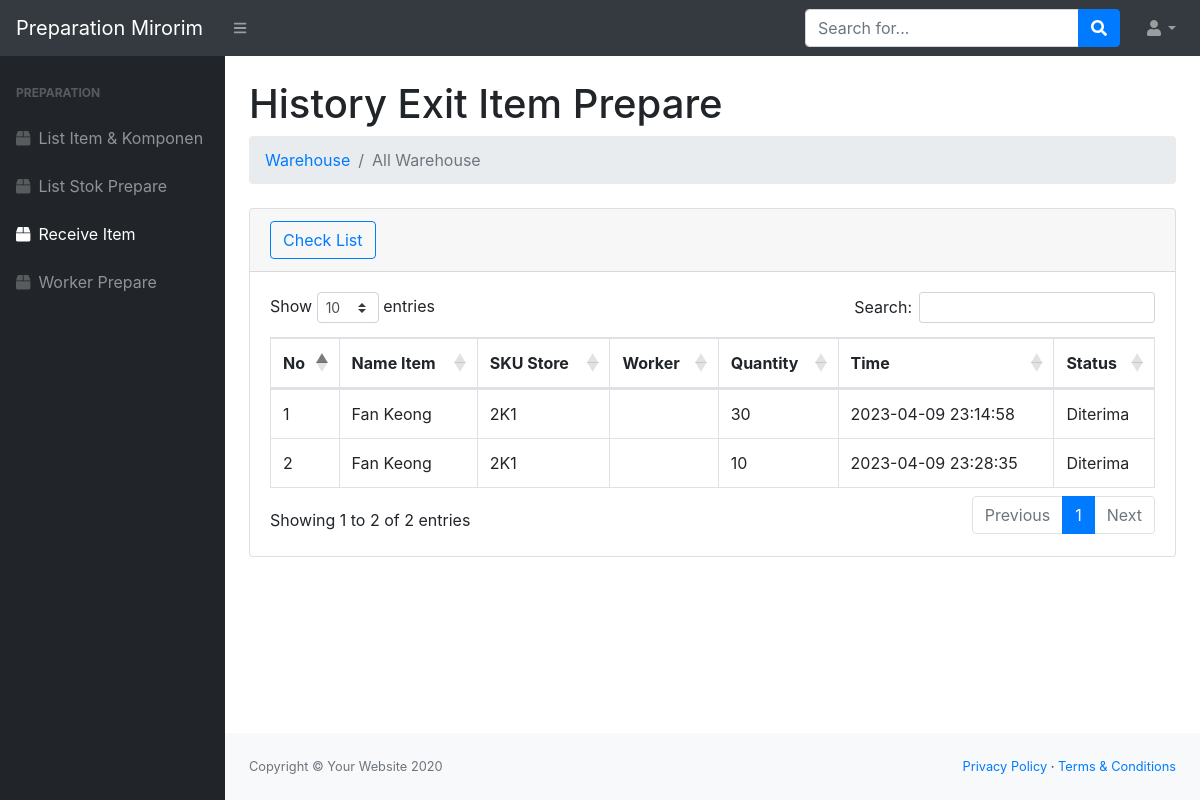
Page /preparation/index.php?url=reqpre on the committed database.
### tables this page shows
CREATE TABLE `toko_id` (
  `id_toko` int(11) NOT NULL,
  `sku_toko` varchar(200) NOT NULL DEFAULT '-',
  `id_product` int(11) NOT NULL,
  `quantity_toko` int(11) NOT NULL
);

CREATE TABLE `product_id` (
  `id_product` int(11) NOT NULL,
  `image` mediumtext NOT NULL,
  `nama` varchar(200) NOT NULL,
  `jenis` varchar(200) NOT NULL
);

CREATE TABLE `request_prepare` (
  `id_prepare` int(11) NOT NULL,
  `id_product_finish` int(11) NOT NULL,
  `quantity_req` int(11) NOT NULL,
  `quantity_matang` int(11) NOT NULL,
  `quantity_reject` int(11) NOT NULL,
  `type_req` varchar(200) NOT NULL,
  `status_prepare` varchar(200) NOT NULL,
  `receiver` varchar(200) NOT NULL,
  `worker` varchar(200) NOT NULL,
  `requester` varchar(200) NOT NULL,
  `date_receiver` datetime NOT NULL,
  `date_start` datetime NOT NULL,
  `date_finish` datetime NOT NULL,
  `gudang_in` varchar(200) NOT NULL,
  `gudang_out` varchar(200) NOT NULL
);

### preparation/reqpre.php (the view, shortened to what this page needs)
<div class="container-fluid">
    <h1 class="mt-4">History Exit Item Prepare</h1>
    <ol class="breadcrumb mb-4">
        <li class="breadcrumb-item"><a href="index.php?url=gudang">Warehouse</a></li>
        <li class="breadcrumb-item active">All Warehouse</li>
    </ol>
    <div class="card mb-4">
        <div class="card-header">
            <a type="button" data-bs-toggle="modal" data-bs-target="#smallModalceklist" class="btn btn-outline-primary">Check List</a>
        </div>
        <div class="card-body">
            <div class="table-responsive">
                <table class="table table-hover table-bordered" id="dataTable" width="100%" cellspacing="0">
                    <thead>
                        <tr>
                            <th>No</th>
                            <th>Name Item</th>
                            <th>SKU Store</th>
                            <th>Worker</th>
                            <th>Quantity</th>
                            <th>Time</th>
                            <th>Status</th>
                        </tr>
                    </thead>
                    <tbody>
                        <?php
                        $select = mysqli_query($conn, "SELECT nama, sku_toko, worker, quantity_req, date_start, status_prepare FROM toko_id, product_id, request_prepare WHERE toko_id.id_product=product_id.id_product AND product_id.id_product=request_prepare.id_product_finish");
                        $i = 1;
                        while ($data = mysqli_fetch_array($select)) {
                        ?>
                            <tr>
                                <td><?= $i++; ?></td>
                                <td><?= $data['nama']; ?></td>
                                <td><?= $data['sku_toko']; ?></td>
                                <td><?= $data['worker']; ?></td>
                                <td><?= $data['quantity_req']; ?></td>
                                <td><?= $data['date_start']; ?></td>
                                <td><?= $data['status_prepare']; ?></td>
                            </tr>
                        <?php
                        }
                        ?>
                    </tbody>
                </table>
            </div>
        </div>
    </div>
</div>

### rows in the picture
toko_id: id_product.nama "Fan Keong", sku_toko "2K1", request_prepare.quantity_req "30", request_prepare.date_start "2023-04-09 23:14:58", request_prepare.status_prepare "Diterima", request_prepare.quantity_req "10", request_prepare.date_start "2023-04-09 23:28:35"
